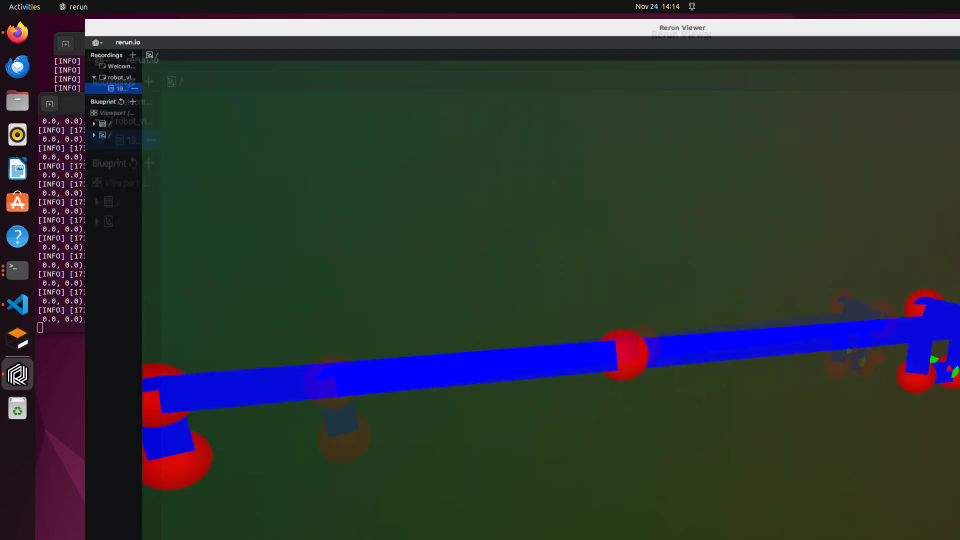
#> input picture frame 162 of ik.mp4, 1920 x 1080 px, given in place of the camera (shown at 1/2 size)
$ python detect_aruco_depth.py
#> lines starting #> are read from the running program, lines starting #| are printed output that depends on the picture; after the words box and inside, x2 and y2 are one past the last pixel; in counts of white or black regions, pixels touching at a corner belong together
#!/usr/bin/env python3
"""
AR Tag (ArUco) detection with depth estimation from a USB/USB-C camera on macOS or any OS.
- Detects ArUco markers and estimates 3D pose (rotation + translation) to get depth.
- Press 'q' to quit, 's' to save a frame, 'd' to cycle dictionaries, 'c' to cycle cameras.

Install deps:
    python3 -m pip install opencv-contrib-python
Run:
    python3 detect_aruco_depth.py --camera-id 0
"""

import argparse
import time
import os

import cv2
import numpy as np
from datetime import datetime

# --- Helper: build available aruco dictionaries in OpenCV ---
def get_aruco_dicts():
    names = [
        "DICT_4X4_50", "DICT_4X4_100", "DICT_4X4_250", "DICT_4X4_1000",
        "DICT_5X5_50", "DICT_5X5_100", "DICT_5X5_250", "DICT_5X5_1000",
        "DICT_6X6_50", "DICT_6X6_100", "DICT_6X6_250", "DICT_6X6_1000",
        "DICT_7X7_50", "DICT_7X7_100", "DICT_7X7_250", "DICT_7X7_1000"
    ]
    d = []
    for n in names:
        if hasattr(cv2.aruco, n):
            d.append((n, cv2.aruco.getPredefinedDictionary(getattr(cv2.aruco, n))))
#> (reads camera_calibration.npz from the repository)
    return d

def list_cameras(max_index=10, width=None, height=None):
#> called with max_index = 10, width = 1280, height = 720
    found = []
    for idx in range(max_index):
        cap = cv2.VideoCapture(idx, cv2.CAP_AVFOUNDATION)
        if not cap.isOpened():
            cap.release()
            continue
        if width:
            cap.set(cv2.CAP_PROP_FRAME_WIDTH, width)
        if height:
            cap.set(cv2.CAP_PROP_FRAME_HEIGHT, height)
        ok, _ = cap.read()
        if ok:
            found.append(idx)
        cap.release()
    return found

def open_camera(camera_id=None, width=None, height=None):
    if camera_id is not None:
        indices = [camera_id]
    else:
        indices = list_cameras(max_index=10, width=width, height=height)
        if not indices:
            indices = [0, 1, 2, 3]
    for idx in indices:
        cap = cv2.VideoCapture(idx, cv2.CAP_AVFOUNDATION)
        if not cap.isOpened():
            cap.release()
            continue
        if width:
            cap.set(cv2.CAP_PROP_FRAME_WIDTH, width)
        if height:
            cap.set(cv2.CAP_PROP_FRAME_HEIGHT, height)
        ok, frame = cap.read()
#> frame is the input picture: shape (1080, 1920, 3); mean B, G, R 52.1, 55.5, 47
        if ok and frame is not None:
            return cap, idx
        cap.release()
    return None, None

def draw_detected(frame, corners, ids, rejected=None, dict_name=""):
    if ids is not None and len(ids) > 0:
        cv2.aruco.drawDetectedMarkers(frame, corners, ids)
        cv2.putText(frame, f"Detected {len(ids)} marker(s) ({dict_name})", (10, 30),
                    cv2.FONT_HERSHEY_SIMPLEX, 0.8, (0, 255, 0), 2, cv2.LINE_AA)
    else:
        cv2.putText(frame, f"No markers ({dict_name})", (10, 30),
                    cv2.FONT_HERSHEY_SIMPLEX, 0.8, (0, 0, 255), 2, cv2.LINE_AA)
    if rejected is not None:
        cv2.putText(frame, f"Rejected: {len(rejected)}", (10, 60),
                    cv2.FONT_HERSHEY_SIMPLEX, 0.6, (200, 200, 200), 1, cv2.LINE_AA)

def main():
    parser = argparse.ArgumentParser(description="AR Tag (ArUco) detector with depth estimation")
    parser.add_argument("--camera-id", type=int, default=None, help="Camera index (default: auto-pick the first working)")
    parser.add_argument("--width", type=int, default=1280, help="Requested capture width")
    parser.add_argument("--height", type=int, default=720, help="Requested capture height")
    parser.add_argument("--save-dir", type=str, default="captures", help="Directory to save snapshots")
    parser.add_argument("--marker-length", type=float, default=0.05, help="Marker side length in meters")
    args = parser.parse_args()

    # Load ArUco dictionaries
    dicts = get_aruco_dicts()
    if not dicts:
        raise RuntimeError("Your OpenCV build lacks ArUco. Install opencv-contrib-python.")

    dict_idx = 2
    if dict_idx >= len(dicts):
        dict_idx = 0
    dictionary_name, dictionary = dicts[dict_idx]
    detector_params = cv2.aruco.DetectorParameters()
    detector = cv2.aruco.ArucoDetector(dictionary, detector_params)

    # Load camera calibration
    if not os.path.exists("camera_calibration.npz"):
        raise RuntimeError("camera_calibration.npz not found. Run calibrate_camera.py first.")
    calib = np.load("camera_calibration.npz")
    camera_matrix = calib["mtx"]
    dist_coeffs = calib["dist"]

    # Open camera
    cap, current_cam = open_camera(args.camera_id, args.width, args.height)
    if cap is None:
        raise RuntimeError("Could not open any camera. Try a different --camera-id.")

    os.makedirs(args.save_dir, exist_ok=True)
    print(f"[INFO] Using camera index {current_cam}")
    last_fps_t = time.time()
    frames = 0
    fps = 0.0

    while True:
        ok, frame = cap.read()
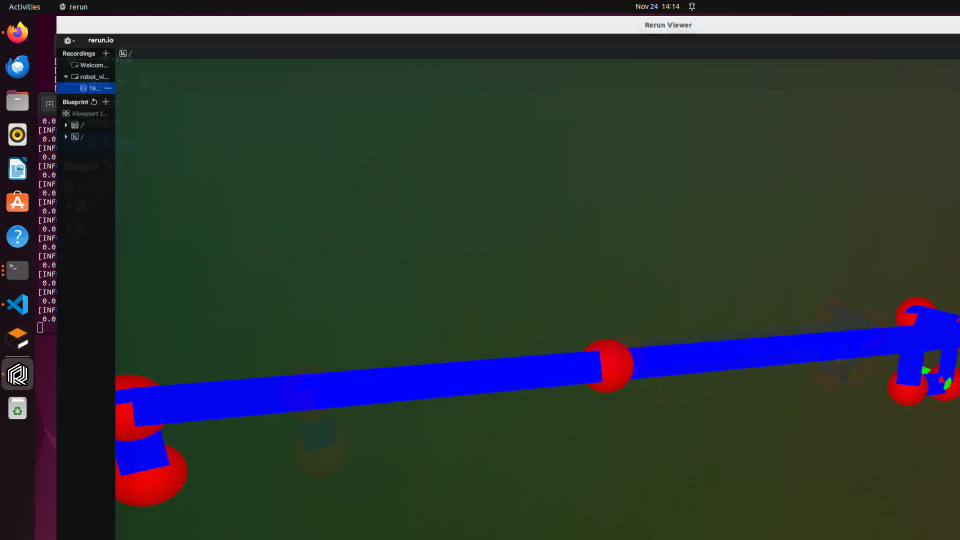
#> input picture frame 163 of ik.mp4, 1920 x 1080 px, given in place of the camera (shown at 1/2 size)
#> frame is the input picture: shape (1080, 1920, 3); mean B, G, R 52.9, 56.2, 46.1
        if not ok or frame is None:
            continue

        corners, ids, rejected = detector.detectMarkers(frame)
        draw_detected(frame, corners, ids, rejected, dict_name=dictionary_name)
#> in draw_detected, `cv2.putText(frame, f"No markers ({dict_name})", (10, 30), cv2.FONT_HER..`:
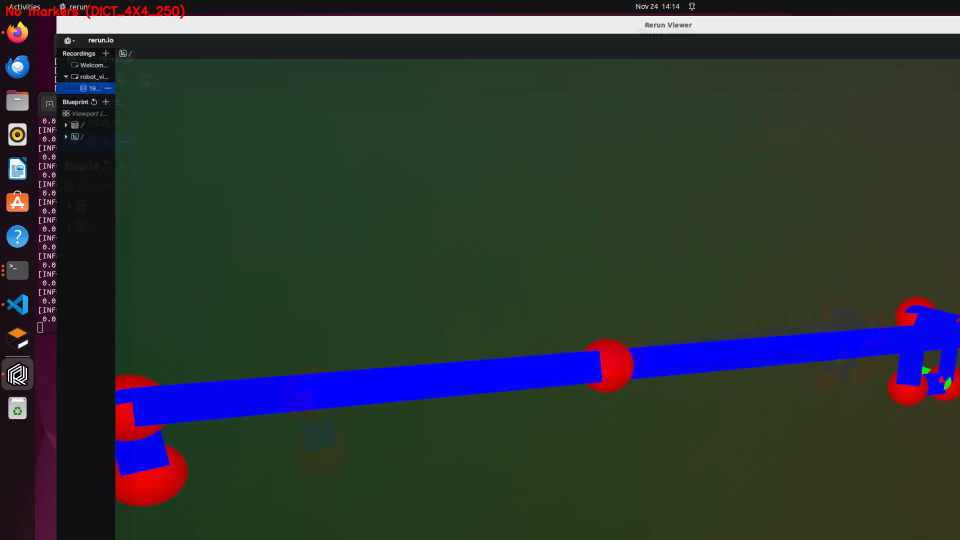
#> frame: shape (1080, 1920, 3) (shown at 1/2 size); 0.21% of pixels changed, all inside (x1, y1, x2, y2) = (11, 8, 370, 38)
#> in draw_detected, `cv2.putText(frame, f"Rejected: {len(rejected)}", (10, 60), cv2.FONT_HE..`: frame: shape (1080, 1920, 3); 0.04% of pixels changed, all inside (x1, y1, x2, y2) = (11, 46, 127, 66)

        # Pose estimation
        if ids is not None:
            for i in range(len(ids)):
                rvec, tvec, _ = cv2.aruco.estimatePoseSingleMarkers(
                    corners[i], args.marker_length, camera_matrix, dist_coeffs
                )
                cv2.drawFrameAxes(frame, camera_matrix, dist_coeffs, rvec, tvec, 0.03)
                distance = np.linalg.norm(tvec)
                cv2.putText(frame, f"ID {ids[i][0]}: {distance:.2f} m",
                            (10, 120 + 30 * i),
                            cv2.FONT_HERSHEY_SIMPLEX, 0.6, (0, 255, 255), 2)

        # FPS display
        frames += 1
        now = time.time()
        if now - last_fps_t >= 1.0:
            fps = frames / (now - last_fps_t)
            frames = 0
            last_fps_t = now
        cv2.putText(frame, f"FPS: {fps:.1f}", (10, 90),
                    cv2.FONT_HERSHEY_SIMPLEX, 0.6, (255, 255, 255), 1, cv2.LINE_AA)
#> frame: shape (1080, 1920, 3); mean B, G, R 52.9, 56.2, 46.4

        cv2.imshow("ArUco Depth Detector", frame)
        key = cv2.waitKey(1) & 0xFF
#> (key q is pressed here)
        if key == ord('q'):
            break
        elif key == ord('s'):
            ts = datetime.now().strftime("%Y%m%d_%H%M%S")
            path = f"{args.save_dir}/aruco_{ts}.png"
            cv2.imwrite(path, frame)
            print(f"[INFO] Saved snapshot to {path}")
        elif key == ord('d'):
            dict_idx = (dict_idx + 1) % len(dicts)
            dictionary_name, dictionary = dicts[dict_idx]
            detector = cv2.aruco.ArucoDetector(dictionary, detector_params)
            print(f"[INFO] Switched dictionary to {dictionary_name}")
        elif key == ord('c'):
            cap.release()
            cap, current_cam = open_camera(None, args.width, args.height)
            print(f"[INFO] Switched to camera index {current_cam}")

    cap.release()
    cv2.destroyAllWindows()

if __name__ == "__main__":
    main()
